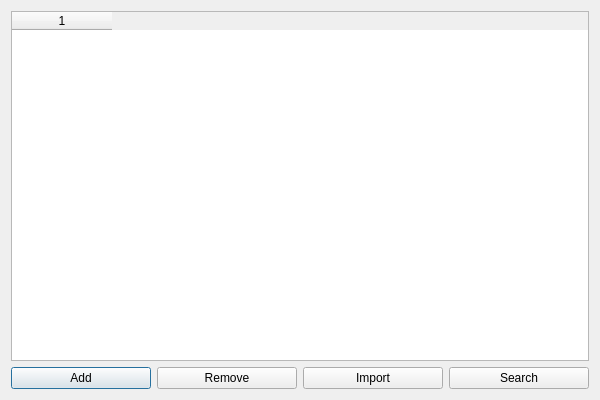
<?xml version="1.0" encoding="UTF-8"?>
<ui version="4.0">
 <class>SerialNumberManagementDialog</class>
 <widget class="QDialog" name="SerialNumberManagementDialog">
  <property name="geometry">
   <rect>
    <x>0</x>
    <y>0</y>
    <width>600</width>
    <height>400</height>
   </rect>
  </property>
  <property name="windowTitle">
   <string>Serial Number Management</string>
  </property>
  <layout class="QVBoxLayout" name="verticalLayout">
   <item>
    <widget class="QTableWidget" name="serialTableWidget">
     <property name="columnCount">
      <number>1</number>
     </property>
     <property name="rowCount">
      <number>0</number>
     </property>
     <property name="horizontalHeaderLabels">
      <stringlist>
       <string>Serial Number</string>
      </stringlist>
     </property>
    </widget>
   </item>
   <item>
    <layout class="QHBoxLayout" name="buttonLayout">
     <item>
      <widget class="QPushButton" name="addButton">
       <property name="text">
        <string>Add</string>
       </property>
      </widget>
     </item>
     <item>
      <widget class="QPushButton" name="removeButton">
       <property name="text">
        <string>Remove</string>
       </property>
      </widget>
     </item>
     <item>
      <widget class="QPushButton" name="importButton">
       <property name="text">
        <string>Import</string>
       </property>
      </widget>
     </item>
     <item>
      <widget class="QPushButton" name="searchButton">
       <property name="text">
        <string>Search</string>
       </property>
      </widget>
     </item>
    </layout>
   </item>
  </layout>
 </widget>
 <resources/>
 <connections/>
</ui>
